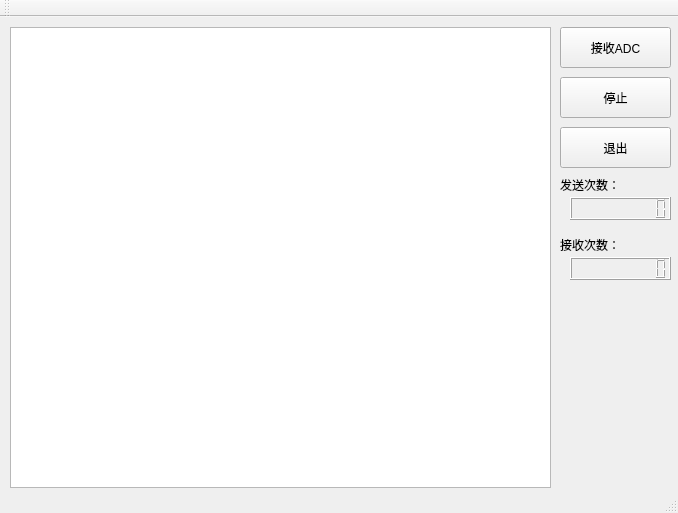
<?xml version="1.0" encoding="UTF-8"?>
<ui version="4.0">
 <class>MainWindow</class>
 <widget class="QMainWindow" name="MainWindow">
  <property name="geometry">
   <rect>
    <x>0</x>
    <y>0</y>
    <width>678</width>
    <height>513</height>
   </rect>
  </property>
  <property name="windowTitle">
   <string>串口复用单元测试</string>
  </property>
  <widget class="QWidget" name="centralWidget">
   <widget class="QPushButton" name="btnRecvSensor">
    <property name="geometry">
     <rect>
      <x>560</x>
      <y>10</y>
      <width>111</width>
      <height>41</height>
     </rect>
    </property>
    <property name="text">
     <string>接收ADC</string>
    </property>
   </widget>
   <widget class="QPushButton" name="btnExit">
    <property name="geometry">
     <rect>
      <x>560</x>
      <y>110</y>
      <width>111</width>
      <height>41</height>
     </rect>
    </property>
    <property name="text">
     <string>退出</string>
    </property>
   </widget>
   <widget class="QTextBrowser" name="txtResult">
    <property name="geometry">
     <rect>
      <x>10</x>
      <y>10</y>
      <width>541</width>
      <height>461</height>
     </rect>
    </property>
   </widget>
   <widget class="QPushButton" name="btnStop">
    <property name="geometry">
     <rect>
      <x>560</x>
      <y>60</y>
      <width>111</width>
      <height>41</height>
     </rect>
    </property>
    <property name="text">
     <string>停止</string>
    </property>
   </widget>
   <widget class="QLabel" name="label">
    <property name="geometry">
     <rect>
      <x>560</x>
      <y>160</y>
      <width>58</width>
      <height>15</height>
     </rect>
    </property>
    <property name="text">
     <string>发送次数：</string>
    </property>
   </widget>
   <widget class="QLabel" name="label_2">
    <property name="geometry">
     <rect>
      <x>560</x>
      <y>220</y>
      <width>58</width>
      <height>15</height>
     </rect>
    </property>
    <property name="text">
     <string>接收次数：</string>
    </property>
   </widget>
   <widget class="QLCDNumber" name="lcdNumber">
    <property name="geometry">
     <rect>
      <x>570</x>
      <y>180</y>
      <width>101</width>
      <height>23</height>
     </rect>
    </property>
    <property name="digitCount">
     <number>9</number>
    </property>
   </widget>
   <widget class="QLCDNumber" name="lcdNumber_2">
    <property name="geometry">
     <rect>
      <x>570</x>
      <y>240</y>
      <width>101</width>
      <height>23</height>
     </rect>
    </property>
    <property name="digitCount">
     <number>9</number>
    </property>
   </widget>
  </widget>
  <widget class="QToolBar" name="mainToolBar">
   <attribute name="toolBarArea">
    <enum>TopToolBarArea</enum>
   </attribute>
   <attribute name="toolBarBreak">
    <bool>false</bool>
   </attribute>
  </widget>
  <widget class="QStatusBar" name="statusBar"/>
 </widget>
 <layoutdefault spacing="6" margin="11"/>
 <resources/>
 <connections/>
</ui>
